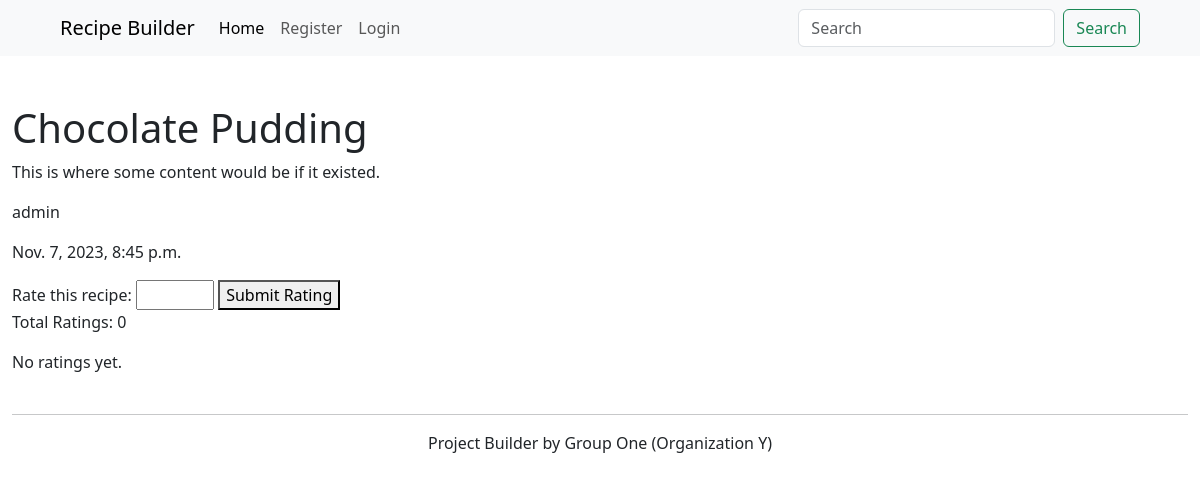
Page /recipe/1/ on the committed database.
### core/models.py (models this page shows, shortened)
class Recipes(models.Model):
    title = models.CharField(max_length=200)
    content = models.TextField()
    date = models.DateTimeField(default=timezone.now)
    author = models.ForeignKey(User, on_delete=models.CASCADE)

### core/views.py (the view)
# urls.py: path('recipe/<int:recipe_id>/', views.recipe_detail, name='recipe_detail'),
def recipe_detail(request, recipe_id):
    recipe = Recipes.objects.get(pk=recipe_id)
    ratings = Rating.objects.filter(recipe=recipe)
    average_rating = ratings.aggregate(avg_rating=Avg('rating'))['avg_rating']
    return render(request, 'recipe_detail.html', {'recipe': recipe, 'average_rating': average_rating})

### core/templates/recipe_detail.html (shortened to what this page needs)
{% extends 'base.html' %}
{% block content %}
<h1>{{ recipe.title }}</h1>
<p>{{ recipe.content }}</p>
<p>{{ recipe.author }}</p>
<p>{{ recipe.date }}</p>
<form method="post" action="{% url 'rate_recipe' recipe.id %}">
    <label for="rating">Rate this recipe:</label>
    <input type="number" id="rating" name="rating" min="1" max="5">
    <button type="submit">Submit Rating</button>
</form>
<p>Total Ratings: {{ recipe.rating_set.count }}</p>
{% if average_rating %}
    Average Rating: {{ average_rating|floatformat:1 }}
{% else %}
    No ratings yet.
{% endif %}
{% endblock content %}

### rows in the picture
Recipes: title "Chocolate Pudding", content "This is where some content would be if it existed.", author "admin", date "Nov. 7, 2023, 8:45 p.m.", rating_set.count "0"
